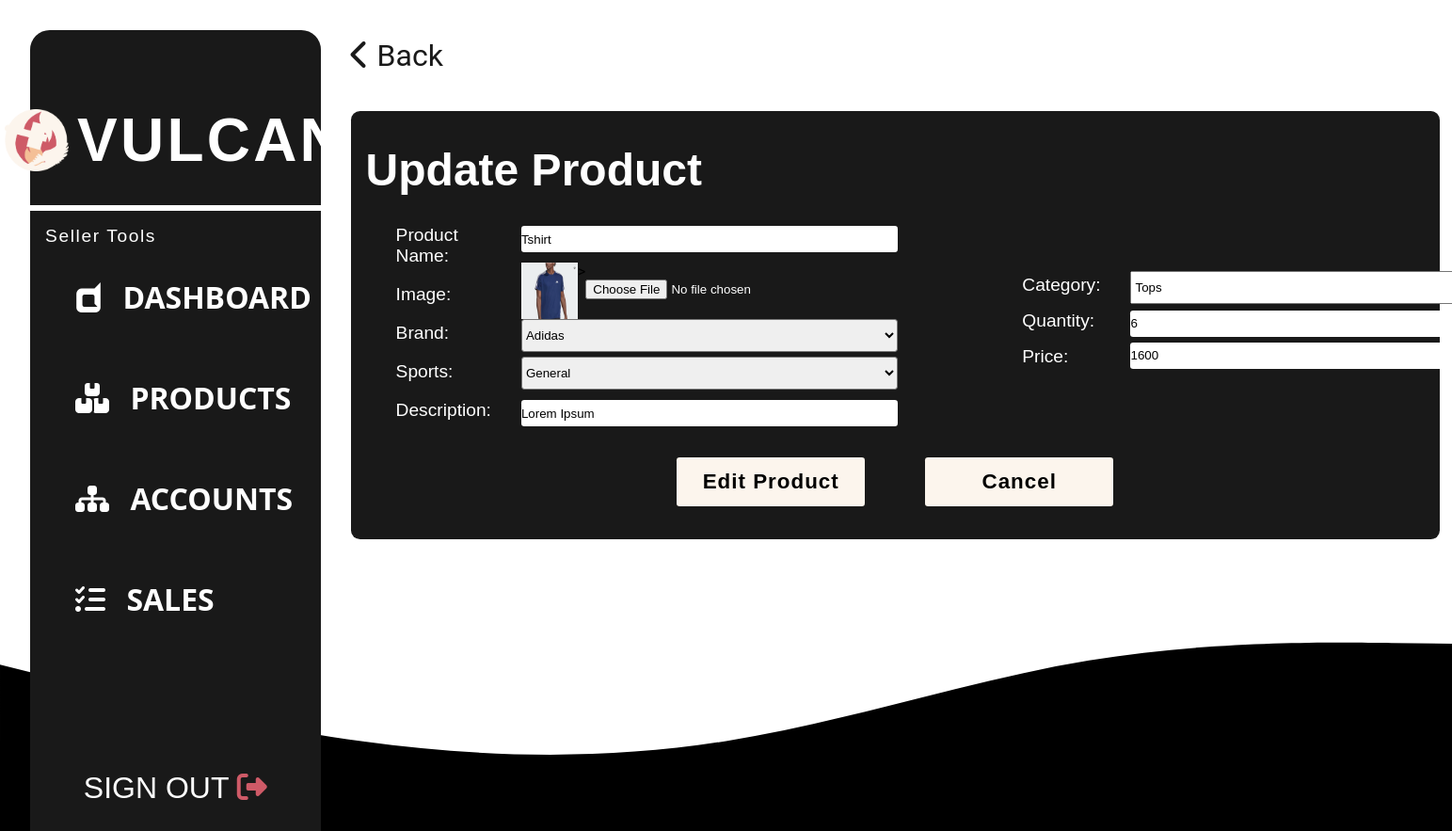
Screenshot of /php/edit-items.php?id=59 with the database file from the repository.
### tables this page shows
CREATE TABLE `tbproducts` (
  `product_id` int(11) NOT NULL,
  `product_name` varchar(255) NOT NULL,
  `product_description` varchar(1000) NOT NULL,
  `product_category` varchar(255) NOT NULL,
  `product_sport` varchar(255) NOT NULL,
  `product_stocks` int(11) NOT NULL,
  `product_image` varchar(255) NOT NULL,
  `product_brand` varchar(255) NOT NULL,
  `product_price` int(11) NOT NULL,
  `date_added` date NOT NULL DEFAULT current_timestamp()
);

### php/edit-items.php (the view, shortened to what this page needs)
<?php
    include('conn.php');
    if (isset($_GET['id'])) {
        $productID = $_GET['id'];
        $product_query = "select `product_id`, `product_name`, `product_description`, `product_category`, `product_sport`, `product_stocks`, `product_image`, `product_brand`, `product_price`, `date_added` from `tbproducts` where `product_id` = " . $productID;
        $result = $conn->query($product_query);
        if ($result->num_rows > 0) {
            $row = $result->fetch_assoc();
        }
}
?>
<!DOCTYPE html>
<html lang="en">
<head>
    <link rel="stylesheet" href="../styles/edit-items.css">
</head>
<body>
<div class="edit-item-container">
        <?php
            include("../php/dashboard.php");
        ?>
        <div class="form-container">
            <div class="back">
                <a href="add-items.php">
                    <i class="fa-solid fa-chevron-left"></i>
                    <span>Back</span>
                </a>
            </div>
            <form method="POST" class="form" enctype="multipart/form-data">
                <h1>Update Product</h1>
                 <div id="data">
                 <div class="form-labels-one">
                        <div class="labels">
                            <label for="txt-product-name">Product Name:</label>
                            <label for="image">Image: </label>
                            <label for="txt-brand">Brand:</label>
                            <label for="txt-sports">Sports: </label>
                            <label for="txt-description">Description: </label>
                        </div>
                        <div class="inputs">
                            <input type="text" name="txt-product-name" id="txt-product-name" value="<?php echo $row['product_name']; ?>" required>
                            <div class="image-file">
                                <?php echo ("<img src='../products/" . $row["product_image"] . "' width='60' ' height='60'>>");?>
                                <input type="file" name="image" id="image">
                            </div>
                            <select name="txt-brand" id="txt-brands"  required>
                                <option value="Adidas" <?php if ($row['product_brand'] == 'Adidas') echo 'selected'; ?>>Adidas</option>
                            </select>
                            <select name="txt-sports" id="txt-sports" required>
                                <option value="General" <?php if ($row['product_sport'] == 'General') echo 'selected'; ?>>General</option>
                            </select>
                            <input type="text" name="txt-product-description" id="txt-product-description" value="<?php echo $row['product_description']; ?>" required>
                        </div>
                    </div>
                    <div class="form-labels-two">
                        <div class="labels">
                            <label for="txt-category">Category: </label>
                            <label for="txt-quantity">Quantity: </label>
                            <label for="txt-price">Price: </label>
                        </div>
                        <div class="inputs">
                            <select name="txt-category" id="txt-category" onchange="changeSize()" required>
                                <option value="Tops" <?php if ($row['product_category'] == 'Tops') echo 'selected'; ?>>Tops</option>
                            </select>
                            <input type="text" name="txt-quantity" id="txt-quantity" value="<?php echo $row['product_stocks']; ?>" required>
                            <input type="text" name="txt-price" id="txt-price" value="<?php echo $row['product_price']; ?>" required>
                        </div>
                    </div>
                 </div>
                 <div class="action">
                    <input type="submit" class="edit-btn" value="Edit Product" name="btnEdit">
                    <button onclick="cancel()" class="cancel-btn">Cancel</button>
                 </div>
            </form>
        </div>
    </div>
</body>
</html>

### styles/edit-items.css (style rules this page uses)
* { padding: 0; margin: 0; box-sizing: border-box; }
body { background-image: url("../assets/imgs/wave-bg.svg"); background-repeat: no-repeat; background-size: cover; }
.edit-item-container { display: flex; }
#data { display: flex; align-items: center; justify-content: space-evenly; }
.image-file { display: flex; }
#image { color: #ffffff; }
.form-container { width: 75%; margin-top: 2.5rem; }
.form { background-color: #191919; border-radius: 0.6rem; padding: 2.2rem 1rem; margin-top: 2.5rem; }
#txt-category { margin-top: 0.3rem; width: 25rem; padding: 0.5rem 0; }
#txt-sports { margin-top: 0.3rem; width: 25rem; padding: 0.5rem 0; border-radius: 0.2rem; }
#txt-brands { width: 25rem; padding: 0.5rem 0; border-radius: 0.2rem; }
.form h1 { color: #ffffff; font-size: 3rem; font-family: "poppins", sans-serif; }
.form-labels-one { display: flex; gap: 2rem; margin: 1.3rem 2rem 0 2rem; }
.form-labels-one input { border: none; padding: 0.4rem 0; margin: 0.7rem 0; border-radius: 0.2rem; }
.form-labels-one label { color: #ffffff; font-size: 1.2rem; padding: 0.6rem 0; font-family: "poppins", sans-serif; }
.labels label, .inputs input { display: block; }
.inputs input { width: 25rem; }
.form-labels-two { display: flex; flex-direction: row; gap: 2rem; margin: 0.6rem 2rem 0 2rem; }
.form-labels-two input { border: none; padding: 0.4rem 0; margin: 0.4rem 0; border-radius: 0.2rem; }
.form-labels-two label { color: #ffffff; font-size: 1.2rem; padding: 0.5rem 0; font-family: "poppins", sans-serif; }
.edit-btn { background-color: #fcf5ed; letter-spacing: 1px; font-size: 1.4rem; font-weight: bold; margin: 1.4rem 2rem 0 2rem; padding: 0.8rem 1rem; border-radius: 0.2rem; border: none; width: 200px; transition: 0.2s; cursor: pointer; }
.back { font-size: 2rem; }
.back a { color: #191919; text-decoration: none; }
.action { display: flex; align-items: center; justify-content: center; }
.cancel-btn { background-color: #fcf5ed; letter-spacing: 1px; font-size: 1.4rem; font-weight: bold; margin: 1.4rem 2rem 0 2rem; padding: 0.8rem 1rem; border-radius: 0.2rem; border: none; width: 200px; transition: 0.2s; cursor: pointer; }

### styles/dashboard.css (style rules this page uses)
* { padding: 0; margin: 0; box-sizing: border-box; }
body { background-image: url("../assets/imgs/bg.svg"); background-repeat: no-repeat; background-size: cover; }
body { font-family: "Roboto", sans-serif; }

### rows the page displays
tbproducts: txt-product-name "Tshirt", product_image (picture), txt-brand "Adidas", txt-sports "General", txt-product-description "Lorem Ipsum", txt-category "Tops", txt-quantity "6", txt-price "1600"
